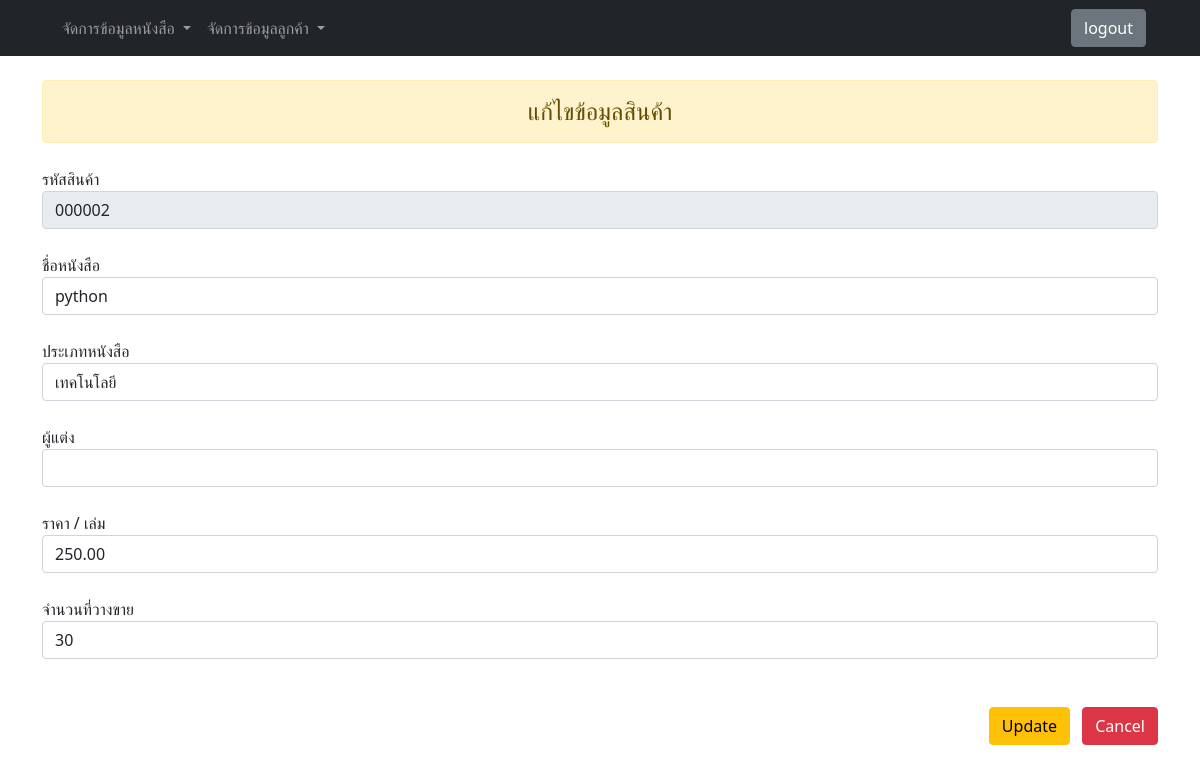
Screenshot of /admin/edit_book.php?id=000002 with the database file from the repository.
### tables this page shows
CREATE TABLE `book` (
  `name_writer` varchar(40) NOT NULL,
  `book_id` int(6) UNSIGNED ZEROFILL NOT NULL,
  `book_name` varchar(40) NOT NULL,
  `type_name` varchar(40) NOT NULL,
  `price` float(8,2) NOT NULL,
  `book_img` varchar(255) NOT NULL,
  `amount` int(10) NOT NULL
);

### admin/edit_book.php (the view, shortened to what this page needs)
<?php
    @include '../localhost/connect.php';
    $id = $_GET['id'];
    $sql = "SELECT * FROM book WHERE book_id='$id' ";
    $result = mysqli_query($conn, $sql);
    $row = mysqli_fetch_array($result);
?>
<!DOCTYPE html>
<html lang="en">
<head>
    <link rel="stylesheet" href="../style.css">
    <link rel="stylesheet" href="../bootstrap/css/bootstrap.min.css">
</head>
<body>
    <?php include 'navbar.php'?>
    <div class="container">
        <div class="h4 text-center alert alert-warning mb-4 mt-4" role="alert">
            แก้ไขข้อมูลสินค้า
        </div>
        <form action="update_book.php" method="POST" enctype="multipart/form-data">
            <label>รหัสสินค้า</label>
            <input class="form-control mb-4" type="text" name="book_id" value="<?=$row['book_id']?>" readonly>
            <label>ชื่อหนังสือ</label>
            <input class="form-control mb-4" type="text" name="book_name" value="<?=$row['book_name']?>">
            <label>ประเภทหนังสือ</label>
            <select name="type_name" class="form-control mb-4">
                <option value="<?=$row['type_name']?>" selected>
                    <?=$row['type_name']?>
                </option>
            </select>
            <label>ผู้แต่ง</label>
            <input class="form-control mb-4" type="text" name="name_writer" value="<?=$row['name_writer'];?>" required>
            <label>ราคา / เล่ม</label>
            <input class="form-control mb-4" type="text" name="price" value="<?=$row['price'];?>" required>
            <label>จำนวนที่วางขาย</label>
            <input type="text" name="amount" class="form-control mb-4" placeholder="00000 เล่ม" value="<?=$row['amount'];?>" required>
            <div class="float-end">
                <button type="submit" class="btn btn-warning mt-4 mb-4">Update</button>
                <button type="submit" class="btn btn-danger ms-2">
                    <a class="text-white text-decoration-none" href="book_table.php">Cancel</a>
                </button>
            </div>
        </form>
    </div>
</body>
</html>

### rows the page displays
book: book_id "000002", book_name "python", type_name "เทคโนโลยี", price "250.00", amount "30"
